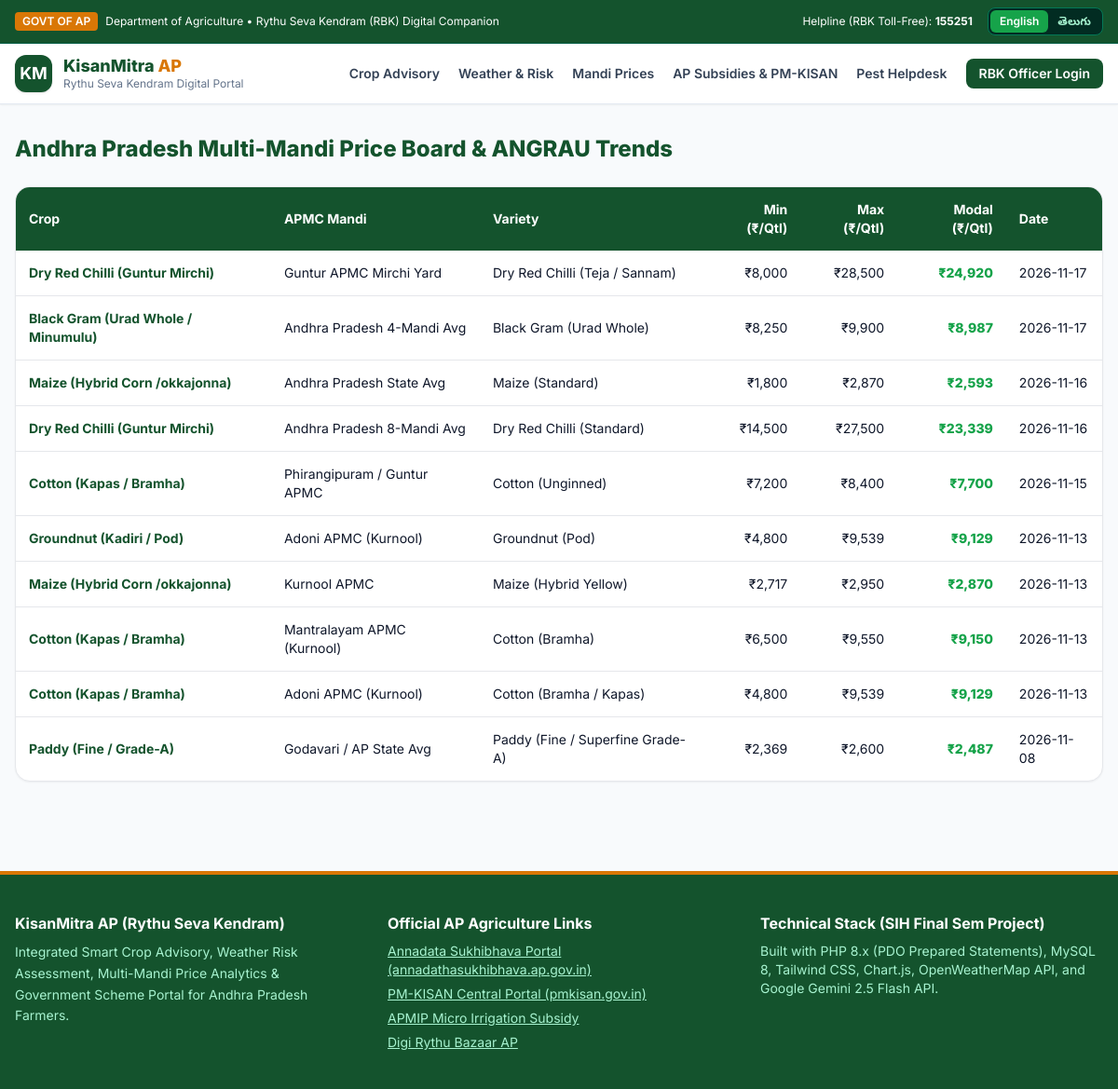
/mandi.php, run on the app's committed database.
### tables this page shows
CREATE TABLE mandi_prices (
    id INT AUTO_INCREMENT PRIMARY KEY,
    crop_id INT NOT NULL,
    district_id INT NOT NULL,
    mandi_name VARCHAR(120) NOT NULL,
    variety VARCHAR(100) NOT NULL,
    min_price DECIMAL(10,2) NOT NULL,
    max_price DECIMAL(10,2) NOT NULL,
    modal_price DECIMAL(10,2) NOT NULL,
    reported_date DATE NOT NULL,
    source_url VARCHAR(255) DEFAULT NULL,
    FOREIGN KEY (crop_id) REFERENCES crops(id) ON DELETE CASCADE,
    FOREIGN KEY (district_id) REFERENCES districts(id) ON DELETE CASCADE
);

CREATE TABLE crops (
    id INT AUTO_INCREMENT PRIMARY KEY,
    slug VARCHAR(50) NOT NULL UNIQUE,
    name_en VARCHAR(100) NOT NULL,
    name_te VARCHAR(100) NOT NULL,
    scientific_name VARCHAR(120) NOT NULL,
    season ENUM('Kharif', 'Rabi', 'Both') NOT NULL DEFAULT 'Both',
    water_requirement ENUM('Low', 'Medium', 'High') NOT NULL,
    image_path VARCHAR(255) NOT NULL
);

### config/config.php (called while the page is built, shortened)
<?php
$currentLang = $_SESSION['lang'] ?? 'en';
$langFile = __DIR__ . '/../lang/' . $currentLang . '.php';
$L = file_exists($langFile) ? require $langFile : require __DIR__ . '/../lang/en.php';
function t(string $key): string {
    global $L;
    return htmlspecialchars($L[$key] ?? $key, ENT_QUOTES, 'UTF-8');
}
function e(?string $val): string {
    return htmlspecialchars((string)$val, ENT_QUOTES, 'UTF-8');
}

### lang/en.php (called while the page is built)
<?php
return [
    'site_title' => 'KisanMitra AP — Smart Crop Advisory & Farmer Support Portal',
    'dept_subtitle' => 'Department of Agriculture • Rythu Seva Kendram (RBK) Digital Companion',
    'nav_home' => 'Dashboard',
    'nav_advisory' => 'Crop Advisory',
    'nav_weather' => 'Weather & Risk',
    'nav_mandi' => 'Mandi Prices',
    'nav_schemes' => 'AP Subsidies & PM-KISAN',
    'nav_tickets' => 'Pest Helpdesk',
    'nav_admin' => 'RBK Officer Login',
    'hero_badge' => 'Government of Andhra Pradesh • Bilingual Farmer Portal',
    'hero_title' => 'Scientific Crop Advisory, Live Mandi Rates & Direct Scheme Support',
    'hero_desc' => 'Empowering farmers across all agro-climatic zones of Andhra Pradesh with ANGRAU crop schedules, Annadata Sukhibhava + PM-KISAN tracking, APMIP drip subsidies, and AI-powered pest diagnostics.',
    'btn_get_advisory' => 'Get Crop Advisory',
    'btn_check_schemes' => 'Check ₹20,000 Scheme Status',
    'section_advisory' => 'Interactive District & Soil Crop Advisory Desk',
    'section_weather' => 'Live District Weather & Pesticide Spraying Risk Meter',
    'section_mandi' => 'Andhra Pradesh Multi-Mandi Price Board & ANGRAU Trends',
    'section_schemes' => 'PM-KISAN & Andhra Pradesh Government Subsidies Hub',
    'section_tickets' => 'Pest & Disease Photo Helpdesk (RBK Officer Verified)',
    'label_district' => 'Select AP District',
    'label_season' => 'Cropping Season',
    'label_soil' => 'Soil Type',
    'label_crop' => 'Select Crop',
    'label_acres' => 'Cultivation Area (Acres)',
    'btn_generate_slip' => 'Generate & Print Advisory Slip',
    'ai_assistant_title' => 'Ask KisanMitra AI (Gemini 2.5 Flash)',
    'ai_placeholder' => 'Ask in English or Telugu about crop pests, dosages, or AP subsidies...',
];

### mandi.php (the view)
<?php
require_once __DIR__ . '/includes/header.php';
$pdo = get_db();
$prices = $pdo ? $pdo->query('SELECT m.*, c.name_en AS crop_name, d.name_en AS district_name FROM mandi_prices m JOIN crops c ON m.crop_id = c.id JOIN districts d ON m.district_id = d.id ORDER BY m.reported_date DESC')->fetchAll() : [];
?>
<main class="max-w-7xl mx-auto px-4 py-8">
    <h1 class="text-2xl font-extrabold text-[#14532D] mb-6"><?= t('section_mandi') ?></h1>
    <div class="bg-white rounded-2xl shadow-sm border overflow-x-auto">
        <table class="w-full text-sm text-left">
            <thead class="bg-[#14532D] text-white">
                <tr>
                    <th class="p-3.5">Crop</th>
                    <th class="p-3.5">APMC Mandi</th>
                    <th class="p-3.5">Variety</th>
                    <th class="p-3.5 text-right">Min (₹/Qtl)</th>
                    <th class="p-3.5 text-right">Max (₹/Qtl)</th>
                    <th class="p-3.5 text-right">Modal (₹/Qtl)</th>
                    <th class="p-3.5">Date</th>
                </tr>
            </thead>
            <tbody class="divide-y">
                <?php foreach ($prices as $row): ?>
                    <tr class="hover:bg-slate-50">
                        <td class="p-3.5 font-bold text-[#14532D]"><?= e($row['crop_name']) ?></td>
                        <td class="p-3.5"><?= e($row['mandi_name']) ?></td>
                        <td class="p-3.5"><?= e($row['variety']) ?></td>
                        <td class="p-3.5 text-right">₹<?= number_format((float)$row['min_price']) ?></td>
                        <td class="p-3.5 text-right">₹<?= number_format((float)$row['max_price']) ?></td>
                        <td class="p-3.5 text-right font-extrabold text-[#16A34A]">₹<?= number_format((float)$row['modal_price']) ?></td>
                        <td class="p-3.5"><?= e($row['reported_date']) ?></td>
                    </tr>
                <?php endforeach; ?>
            </tbody>
        </table>
    </div>
</main>
<?php require_once __DIR__ . '/includes/footer.php'; ?>

### includes/header.php (style rules this page uses)
body { font-family: 'Inter', 'Noto Sans Telugu', sans-serif; background-color: #F8FAFC; color: #0F172A; }

### data on the page
mandi_prices: crop.name_en "Dry Red Chilli (Guntur Mirchi)", mandi_name "Guntur APMC Mirchi Yard", variety "Dry Red Chilli (Teja / Sannam)", min_price "8,000", max_price "28,500", modal_price "24,920", reported_date "2026-11-17"
mandi_prices: crop.name_en "Black Gram (Urad Whole / Minumulu)", mandi_name "Andhra Pradesh 4-Mandi Avg", variety "Black Gram (Urad Whole)", min_price "8,250", max_price "9,900", modal_price "8,987", reported_date "2026-11-17"
mandi_prices: crop.name_en "Maize (Hybrid Corn /okkajonna)", mandi_name "Andhra Pradesh State Avg", variety "Maize (Standard)", min_price "1,800", max_price "2,870", modal_price "2,593", reported_date "2026-11-16"
mandi_prices: crop.name_en "Dry Red Chilli (Guntur Mirchi)", mandi_name "Andhra Pradesh 8-Mandi Avg", variety "Dry Red Chilli (Standard)", min_price "14,500", max_price "27,500", modal_price "23,339", reported_date "2026-11-16"
mandi_prices: crop.name_en "Cotton (Kapas / Bramha)", mandi_name "Phirangipuram / Guntur APMC", variety "Cotton (Unginned)", min_price "7,200", max_price "8,400", modal_price "7,700", reported_date "2026-11-15"
mandi_prices: crop.name_en "Groundnut (Kadiri / Pod)", mandi_name "Adoni APMC (Kurnool)", variety "Groundnut (Pod)", min_price "4,800", max_price "9,539", modal_price "9,129", reported_date "2026-11-13"
mandi_prices: crop.name_en "Maize (Hybrid Corn /okkajonna)", mandi_name "Kurnool APMC", variety "Maize (Hybrid Yellow)", min_price "2,717", max_price "2,950", modal_price "2,870", reported_date "2026-11-13"
mandi_prices: crop.name_en "Cotton (Kapas / Bramha)", mandi_name "Mantralayam APMC (Kurnool)", variety "Cotton (Bramha)", min_price "6,500", max_price "9,550", modal_price "9,150", reported_date "2026-11-13"
mandi_prices: crop.name_en "Cotton (Kapas / Bramha)", mandi_name "Adoni APMC (Kurnool)", variety "Cotton (Bramha / Kapas)", min_price "4,800", max_price "9,539", modal_price "9,129", reported_date "2026-11-13"
mandi_prices: crop.name_en "Paddy (Fine / Grade-A)", mandi_name "Godavari / AP State Avg", variety "Paddy (Fine / Superfine Grade-A)", min_price "2,369", max_price "2,600", modal_price "2,487", reported_date "2026-11-08"

### other printed values
t('dept_subtitle') "Department of Agriculture • Rythu Seva Kendram (RBK) Digital Companion"
t('nav_advisory') "Crop Advisory"
t('nav_weather') "Weather & Risk"
t('nav_mandi') "Mandi Prices"
t('nav_schemes') "AP Subsidies & PM-KISAN"
t('nav_tickets') "Pest Helpdesk"
t('nav_admin') "RBK Officer Login"
t('section_mandi') "Andhra Pradesh Multi-Mandi Price Board & ANGRAU Trends"
